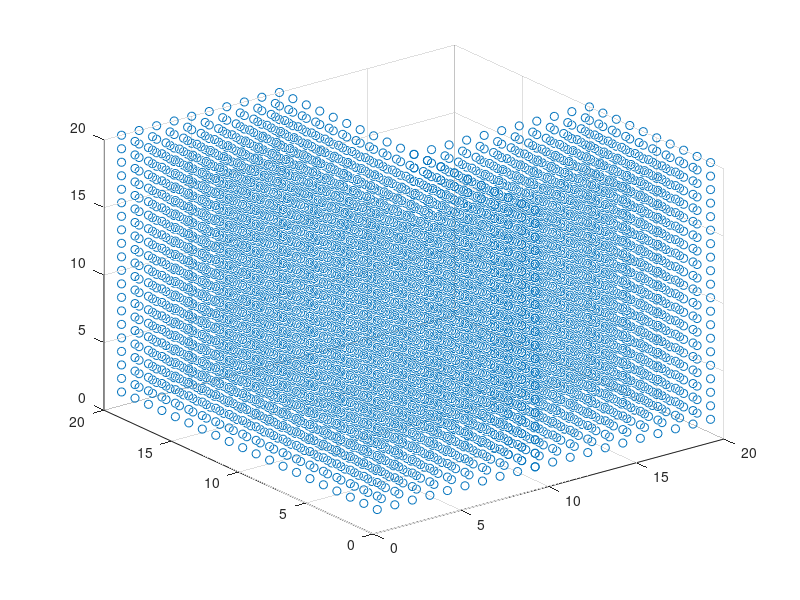

This figure's MATLAB source:
function [] = Zad3() 
  tmp=0;
  
  for X=1:10
    for Y=1:20
      for Z=1:20
        tmp=tmp+1;
        x(tmp)=X;
        y(tmp)=Y;
        z(tmp)=Z;
      endfor
    endfor
  endfor
  for X=10:20
    for Y=1:10
      for Z=1:20
        tmp=tmp+1;
        x(tmp)=X;
        y(tmp)=Y;
        z(tmp)=Z;
      endfor
    endfor
  endfor
scatter3(x,y,z)
endfunction